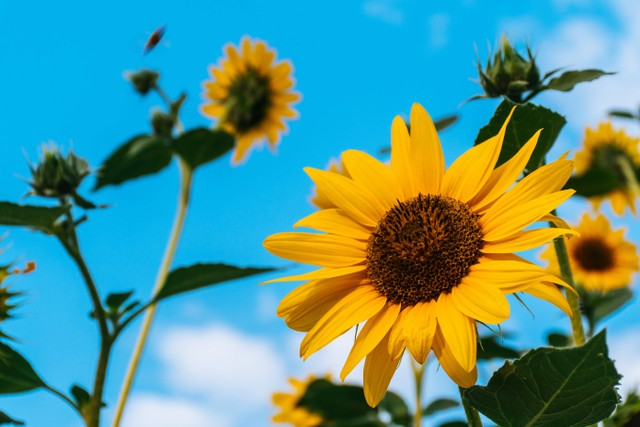
#> input picture gambar.jpg, 640 x 427 px
$ python praktikum5.1.py
#> lines starting #> are read from the running program, lines starting #| are printed output that depends on the picture
# Percobaan 1 : Brightnes
import cv2
import matplotlib.pyplot as plt
import numpy as np

# Membaca gambar dalam mode grayscale 0
img = cv2.imread("gambar.jpg", 0)
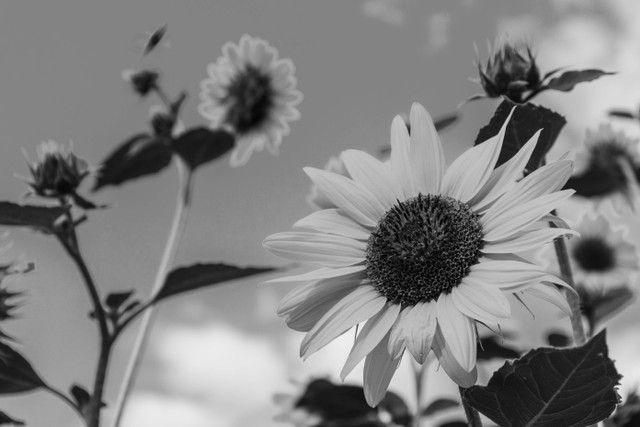
#> img: shape (427, 640); min 0, max 242, mean 129.5

img1 = np.abs(img - 30.)
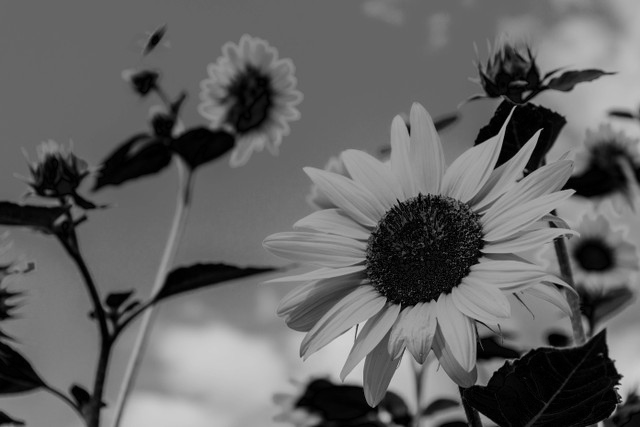
#> img1: shape (427, 640) float64; min 0, max 212, mean 100.2
img1 = np.uint8(img1)

img2 = img+255
img2 = np.uint8(img2)

plt.subplot(131)
plt.imshow(img, cmap='gray', vmin=0, vmax=255)
plt.title("Original Image")
plt.subplot(132)
plt.imshow(img1, cmap='gray', vmin=0, vmax=255)
plt.title("Brightnes - 30")
plt.subplot(133)
plt.imshow(img2, cmap='gray', vmin=0, vmax=255)
plt.title("Brighness + 30")
plt.show()
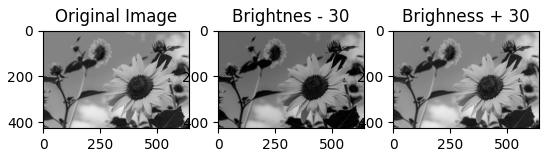
#> figure drawn by matplotlib, 3 panels

$ run again, with face-image.jpg copied over gambar.jpg
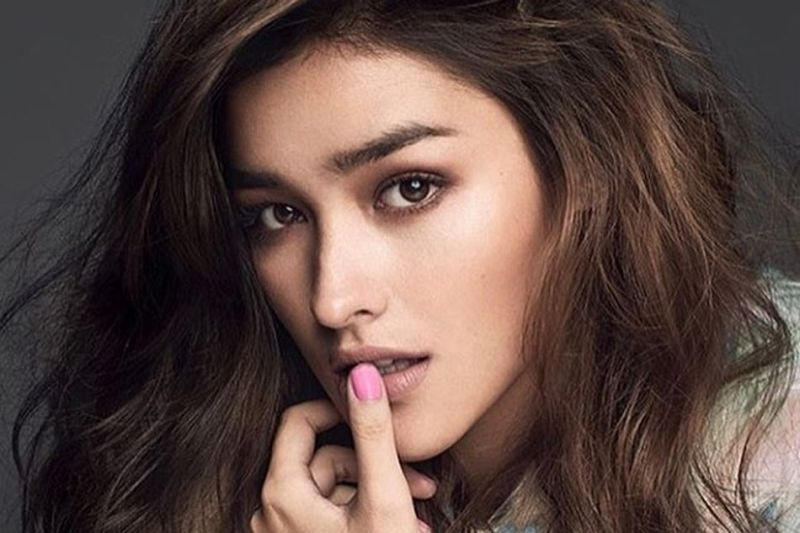
#> input picture face-image.jpg, 800 x 533 px
#> `img1 = np.abs(img - 30.)`:
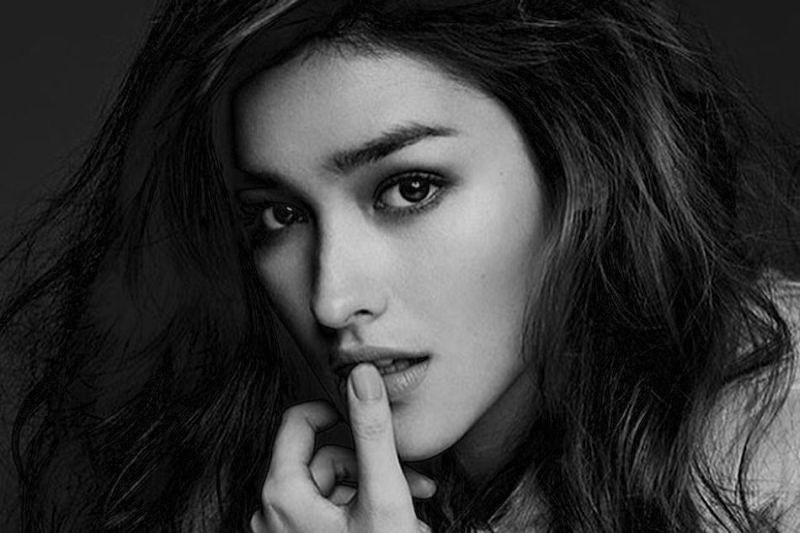
#> img1: shape (533, 800) float64; min 0, max 207, mean 52.7
#> `plt.show()`:
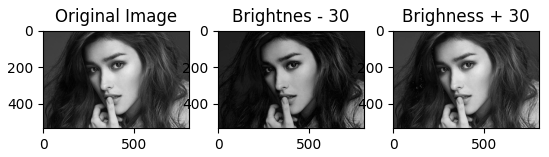
#> figure drawn by matplotlib, 3 panels

$ run again, with meting.jpg copied over gambar.jpg
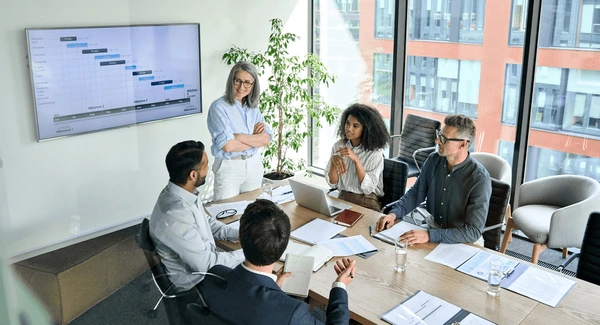
#> input picture meting.jpg, 600 x 325 px
#> `img1 = np.abs(img - 30.)`:
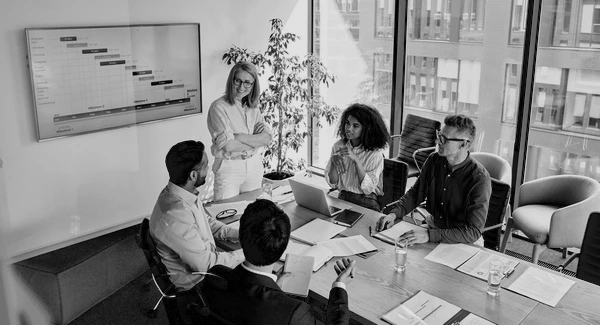
#> img1: shape (325, 600) float64; min 0, max 225, mean 134.3
#> `plt.show()`:
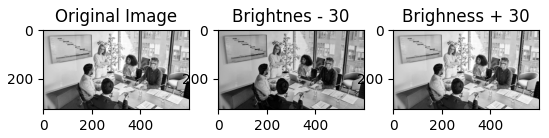
#> figure drawn by matplotlib, 3 panels

$ run again, with pegunungan.jpg copied over gambar.jpg
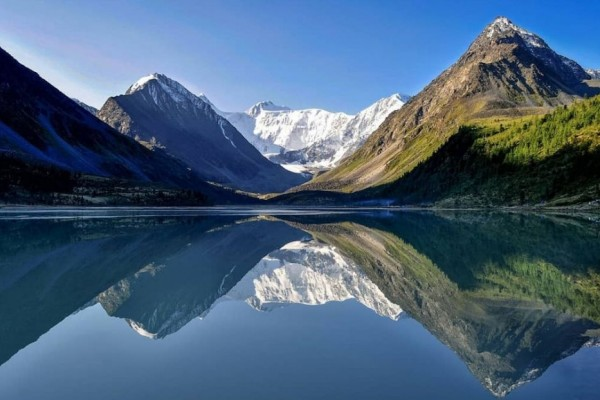
#> input picture pegunungan.jpg, 600 x 400 px
#> `img1 = np.abs(img - 30.)`:
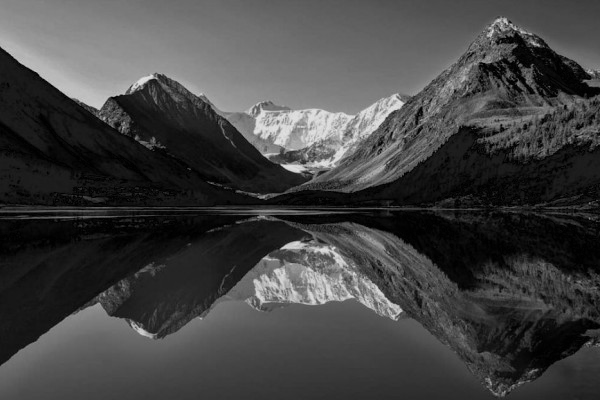
#> img1: shape (400, 600) float64; min 0, max 225, mean 66.7
#> `plt.show()`:
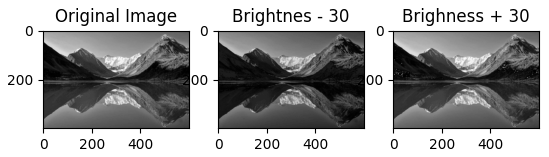
#> figure drawn by matplotlib, 3 panels
